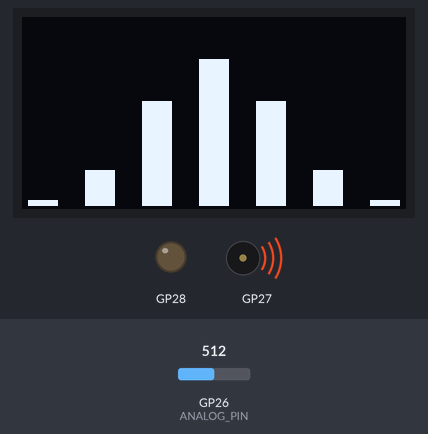
A sketch run on a simulated Raspberry Pi Pico. Parts: 128×64 one-colour display, output pins drawn as LEDs (lit = HIGH), buzzer (waves = sounding). Inputs (shaded band) come from the test bench; at power-on: GP26 (ANALOG_PIN) = 512 (analog values on the 0–1023 scale).

Above: at 1.2 s.
1.3 s: GP26 (ANALOG_PIN) set to 716
At 2.9 s:
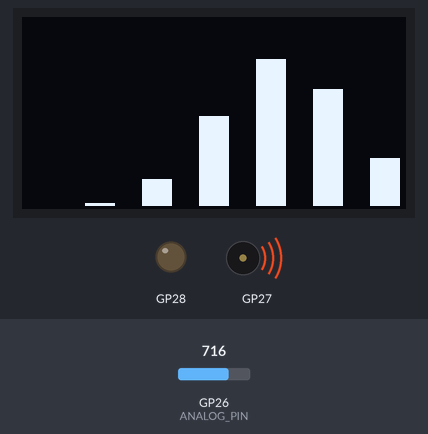
3.1 s: GP26 (ANALOG_PIN) set to 306
At 4.6 s:
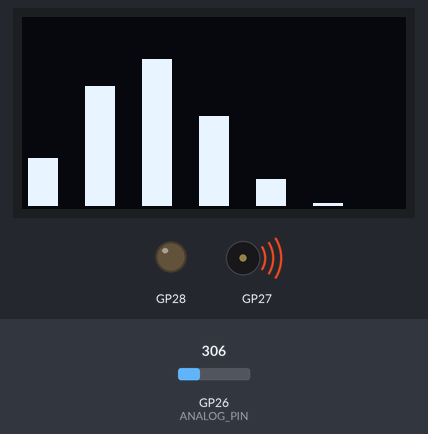
4.9 s: GP26 (ANALOG_PIN) set to 122
At 5.9 s:
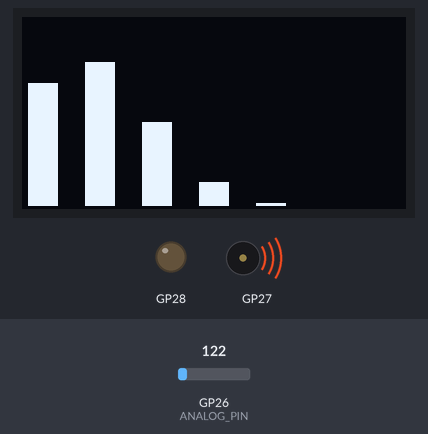
Timing chart, 0 to 7.9 s (numbered marks = the images above; inputs shaded):
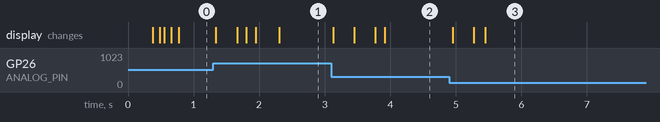

Measured:
- after the input at 1.3 s, the display: first changes at once (image 1 shows a later state)
- after the input at 3.1 s, the display: first changes at once (image 2 shows a later state)
- after the input at 4.9 s, the display: first changes after 0.05 s (image 3 shows a later state)

The sketch:

frequency_analyzer.ino
```cpp
#include <Arduino.h>
#include <U8g2lib.h>
#include <SPI.h>
#include <math.h> // Required for exp()

U8G2_SSD1309_128X64_NONAME0_F_4W_HW_SPI u8g2(U8G2_R0, 17, 20, 21);

float audio_bar_height[7];
const int ANALOG_PIN = 26; // Using GP26 (ADC0)
const float SIGMA = 1.2;    // Adjust this to make the "bell" wider or thinner

void setup() {
  u8g2.begin();
  analogReadResolution(10); // Match your 0-1024 logic
  // Setup PWM @ 2.3K
  pinMode(27, OUTPUT);
  tone(27, 2300);

  // Setup Relay signal (depricated)
  pinMode(28, OUTPUT);
}

void loop() {
  u8g2.clearBuffer();

  // 1. Read the analog value
  int rawInput = analogRead(ANALOG_PIN);

  // 2. Map the input to define the CENTER (mu) of the curve across the 7 bars
  // This makes the "hump" move left to right based on the knob/sensor
  float mu = map(rawInput, 0, 1024, 0, 600) / 100.0;

  // 3. Define the max height (Amplitude)
  float amplitude = 50.0;

  for (int i = 0; i < 7; i++) {
    // 4. Calculate the Gaussian target for this specific bar
    float exponent = -pow((i - mu), 2) / (2 * pow(SIGMA, 2));
    float targetHeight = amplitude * exp(exponent);

    // 5. Smooth transition (Your original logic)
    // We use a small factor (0.2) to keep the movement "silky"
    audio_bar_height[i] = audio_bar_height[i] + ((targetHeight - audio_bar_height[i]) * 0.2);

    // 6. Draw the bar
    u8g2.drawBox(2 + i * 19, 63 - (int)audio_bar_height[i], 10, (int)audio_bar_height[i]);
  }

  u8g2.sendBuffer();
  // Removed the 5-second delay so the animation is actually visible!
  delay(10);
}
```
